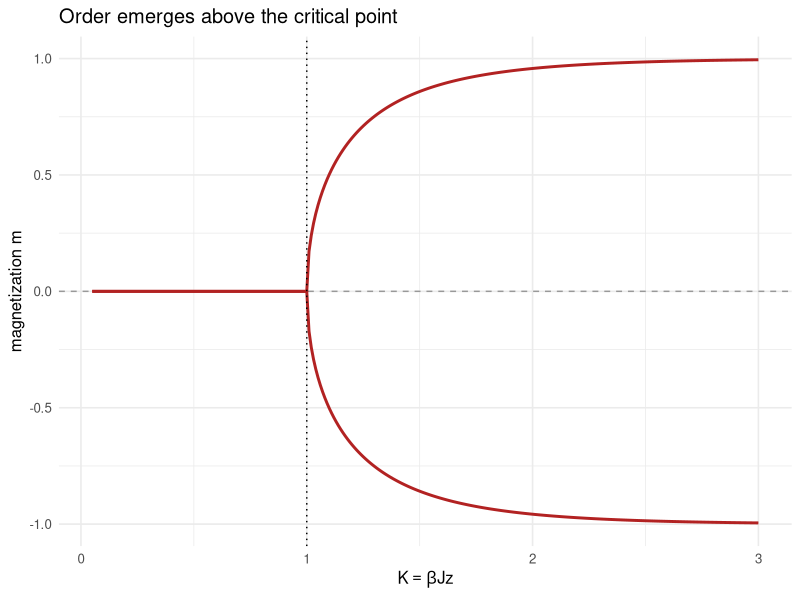

R code for this plot:
## ---- chunk 1
#| label: setup
#| include: false
library(ggplot2)
theme_set(theme_minimal(base_size = 12))
## ---- chunk 2
#| label: fig-curie-weiss
#| fig-cap: "Curie-Weiss magnetization vs. K. The nonzero branch only exists above the critical point K=1."
nontrivial_root <- function(K, lower = 1e-6, upper = 1 - 1e-9) {
  if (K <= 1) return(0)
  self_consist_gap <- function(m) tanh(K * m) - m
  if (sign(self_consist_gap(lower)) == sign(self_consist_gap(upper))) return(NA_real_)
  uniroot(self_consist_gap, c(lower, upper))$root
}

Ks <- seq(0.05, 3, by = 0.01)
df <- data.frame(K = Ks)
df$m_stable <- sapply(Ks, nontrivial_root)

ggplot(df, aes(K)) +
  geom_hline(yintercept = 0, colour = "grey60", linetype = "dashed") +
  geom_line(aes(y = m_stable), colour = "firebrick", linewidth = 1, na.rm = TRUE) +
  geom_line(aes(y = -m_stable), colour = "firebrick", linewidth = 1, na.rm = TRUE) +
  geom_vline(xintercept = 1, linetype = "dotted") +
  labs(x = expression(K == beta * J * z), y = "magnetization m",
       title = "Order emerges above the critical point")
## ---- chunk 3
#| include: false
m_at_2 <- nontrivial_root(2)
m_fp <- 0.5
for (i in 1:1000) m_fp <- tanh(2 * m_fp)
m_near_crit <- nontrivial_root(1.01)
asymp_near_crit <- sqrt(3 * 0.01)
